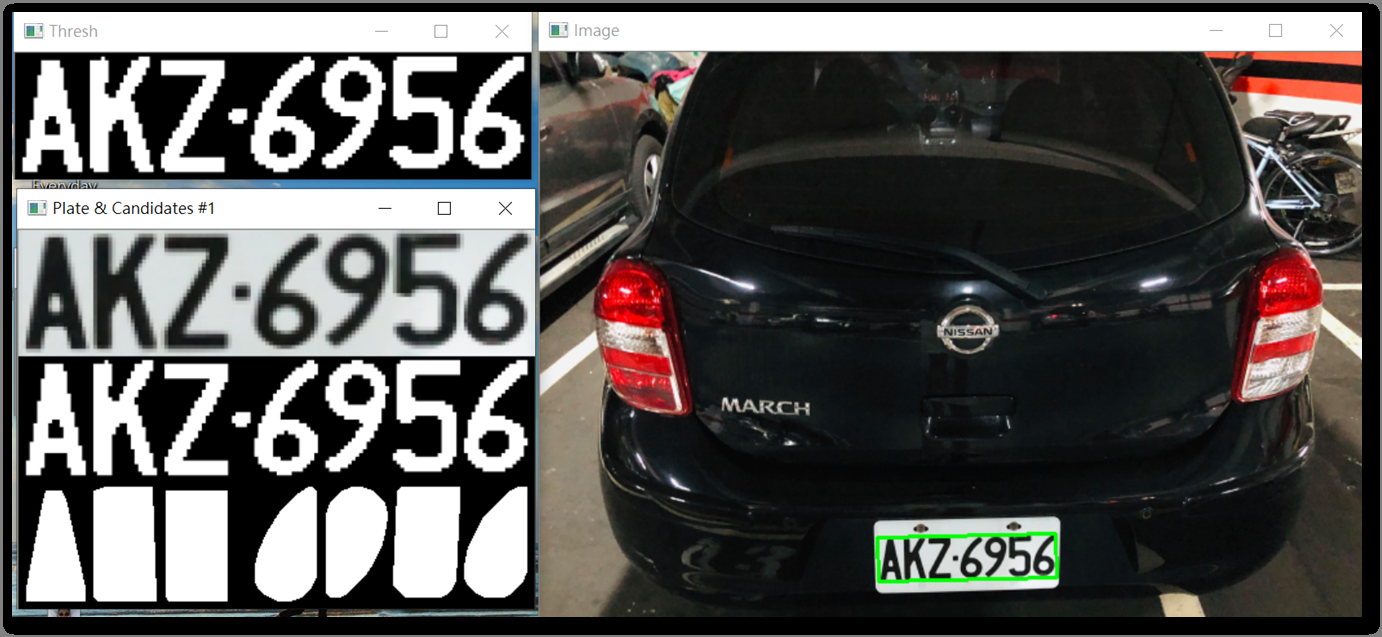
#> input picture Module 6 License Plate Recognition/data/car.png, 1382 x 637 px, found by its file name
$ python David_1_6_1_hats.py --image '../../../CV-PyImageSearch Gurus Course/Dataset/data/car.png'
#> lines starting #> are read from the running program, lines starting #| are printed output that depends on the picture
# USAGE
# python David_1_6_1_hats.py --image "../../../CV-PyImageSearch Gurus Course/Dataset/data/car.png"
# python David_1_6_1_hats.py --image "../../../CV-PyImageSearch Gurus Course/Dataset/data/AUS1.jpg"


# import the necessary packages
import argparse
import cv2

# construct the argument parser and parse the arguments
ap = argparse.ArgumentParser()
ap.add_argument("-i", "--image", required=True, help="Path to the image")
args = vars(ap.parse_args())

# load the image and convert it to grayscale
image = cv2.imread(args["image"])
#> image is the input picture: shape (637, 1382, 3); mean B, G, R 84.7, 86.4, 88.1
image = cv2.resize(image, (400,500), interpolation = cv2.INTER_CUBIC)
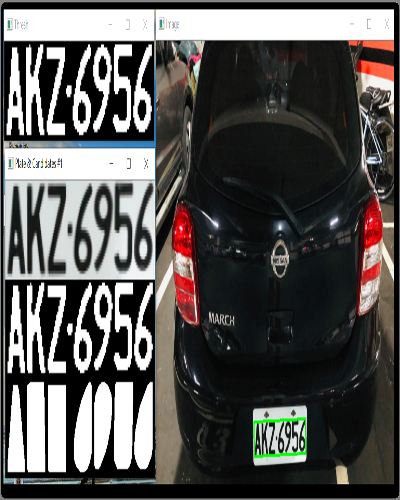
#> image: shape (500, 400, 3); mean B, G, R 84.8, 86.5, 88.2
gray = cv2.cvtColor(image, cv2.COLOR_BGR2GRAY)
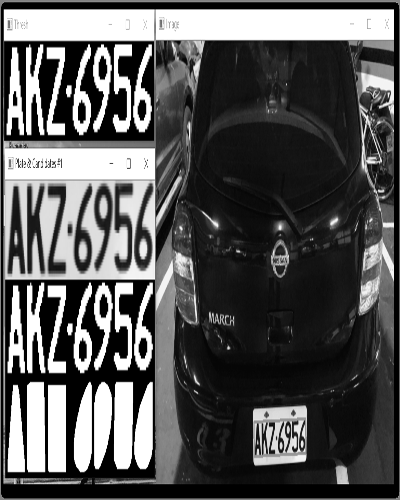
#> gray: shape (500, 400); min 0, max 255, mean 86.8

# construct a rectangular kernel and apply a blackhat operation which
# enables us to find dark regions on a light background
rectKernel = cv2.getStructuringElement(cv2.MORPH_RECT, (13, 5))
blackhat = cv2.morphologyEx(gray, cv2.MORPH_BLACKHAT, rectKernel)
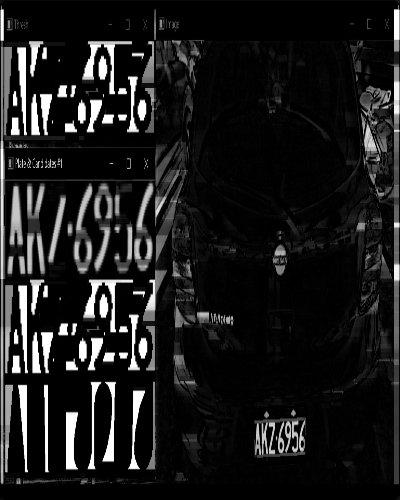
#> blackhat: shape (500, 400); min 0, max 255, mean 27

# similarly, a tophat (also called a "whitehat") operation will enable
# us to find light regions on a dark background
tophat = cv2.morphologyEx(gray, cv2.MORPH_TOPHAT, rectKernel)
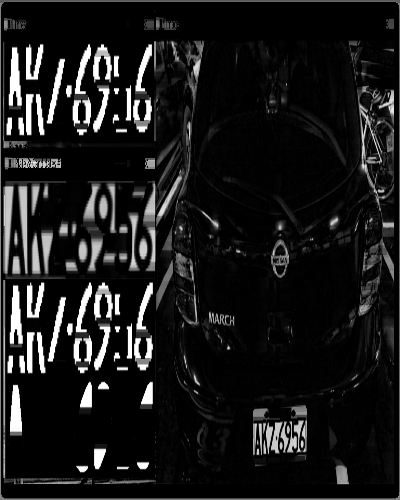
#> tophat: shape (500, 400); min 0, max 255, mean 25.9

# show the output images
cv2.imshow("Original", image)
cv2.imshow("Blackhat", blackhat)
cv2.imshow("Tophat", tophat)
cv2.waitKey(0)
